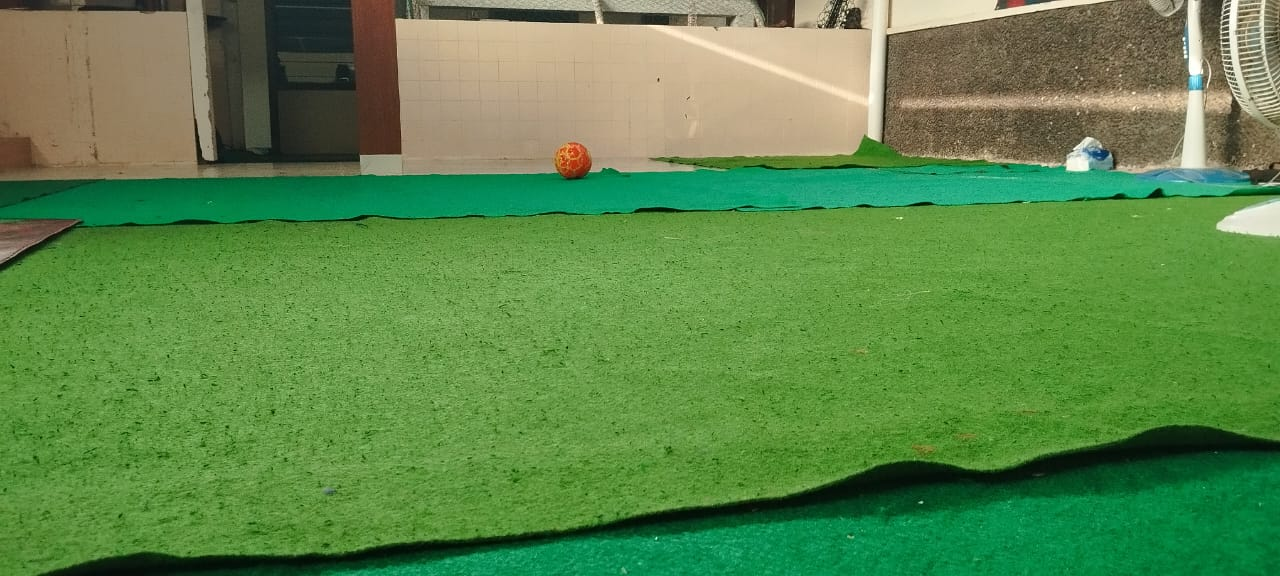
#> input picture deteksi bola/sample3.jpg, 1280 x 576 px, found by its file name
$ python img_research.py
#> lines starting #> are read from the running program, lines starting #| are printed output that depends on the picture; after the words box and inside, x2 and y2 are one past the last pixel; in counts of white or black regions, pixels touching at a corner belong together
import cv2
import numpy as np

def ball(frame):
    hsv = cv2.cvtColor(frame, cv2.COLOR_BGR2HSV)

    lower_orange = np.array([1, 80, 20])
    upper_orange = np.array([25, 255, 255])

    mask_ball = cv2.inRange(hsv, lower_orange, upper_orange)

    kernel = np.ones((15, 15), np.uint8)
    mask_ball = cv2.morphologyEx(mask_ball, cv2.MORPH_CLOSE, kernel)

    return mask_ball

def field(frame):
    low_green = np.array([30, 30, 45])
    up_green = np.array([85, 255, 255])

    hsv = cv2.cvtColor(frame, cv2.COLOR_BGR2HSV)
    kernel = cv2.getStructuringElement(cv2.MORPH_ELLIPSE, (3, 3))
    green_mask = cv2.inRange(hsv, low_green, up_green)
    green_mask1 = cv2.erode(green_mask, kernel, iterations=1)
    green_mask2 = cv2.dilate(green_mask1, kernel, iterations=6)

    contours, _ = cv2.findContours(green_mask2, cv2.RETR_EXTERNAL, cv2.CHAIN_APPROX_SIMPLE)

    largest_contour = max(contours, key=cv2.contourArea)

    hull = cv2.convexHull(largest_contour)

    # Buat mask untuk ROI
    mask = np.zeros_like(green_mask2)
    cv2.drawContours(mask, [hull], -1, 255, thickness=-1)  # Isi area dalam hull

    roi_frame = cv2.bitwise_and(frame, frame, mask=mask)

    return roi_frame, mask

def detect(mask_ball, mask_field, frame):
    blurred_ball_mask = cv2.GaussianBlur(mask_ball, (9, 9), 2)

    circles = cv2.HoughCircles(
        blurred_ball_mask,
        cv2.HOUGH_GRADIENT,
        dp=1.2,
        minDist=50,
        param1=50,
        param2=30,
        minRadius=1,
        maxRadius=1000
    )

    if circles is not None:
        circles = np.uint16(np.around(circles))
        for i in circles[0, :]:
            x, y, r = i[0], i[1], i[2]

            #cv2.circle(frame, (x, y), r, (0, 255, 0), 2)

            stroke = int(1.1 * r)
            line_y = y
            line_x_start = max(0, x - stroke)
            line_x_end = min(mask_ball.shape[1] - 1, x + stroke)

            orange_hline = mask_ball[line_y, line_x_start:line_x_end]

            first_orange = None
            last_orange = None

            for idx in range(orange_hline.shape[0]):
                if orange_hline[idx] == 255:
                    first_orange = line_x_start + idx
                    break

            for idx in range(orange_hline.shape[0] - 1, -1, -1):
                if orange_hline[idx] == 255:
                    last_orange = line_x_start + idx
                    break

            if last_orange is not None and first_orange is not None:
                total_x_pixel = last_orange - first_orange
            else:
                continue

            r_new = int(total_x_pixel/2)
            x_new = first_orange + int(total_x_pixel/2)

            line_x = x_new
            #print(r, " ", stroke, " ", y)
            line_y_start = int(y) - int(stroke)
            line_y_end = int(y) + int(stroke)

            orange_vline = mask_ball[line_y_start:line_y_end, line_x]
            #cv2.line(frame, (x_new, line_y_start), (x_new, line_y_end), (0, 255, 0), 2)

            top_orange = None
            bot_orange = None

            for idy in range(orange_vline.shape[0]):
                if orange_vline[idy] == 255:
                    top_orange = line_y_start + idy
                    break

            for idy in range(orange_vline.shape[0] - 1, -1, -1):
                if orange_vline[idy] == 255:
                    bot_orange = line_y_start + idy
                    break

            if top_orange is not None and bot_orange is not None:
                total_y_pixel = abs(top_orange - bot_orange)
            else:
                continue

            y_new= bot_orange - int(total_y_pixel/2)

            if y_new != y:
                line_y = y_new
                orange_hline = mask_ball[line_y, line_x_start:line_x_end]

                first_orange = None
                last_orange = None

                for idx in range(orange_hline.shape[0]):
                    if orange_hline[idx] == 255:
                        first_orange = line_x_start + idx
                        break

                for idx in range(orange_hline.shape[0] - 1, -1, -1):
                    if orange_hline[idx] == 255:
                        last_orange = line_x_start + idx
                        break

                if last_orange is not None and first_orange is not None:
                    total_x_pixel = last_orange - first_orange
                else:
                    continue
                r_new = int(total_x_pixel/2)
                x_new = first_orange + int(total_x_pixel/2)

            R = int(r_new * 1.5)  #jarak deteksi

            x1, y1 = max(x_new - R, 0), max(y_new - R, 0)
            x2, y2 = min(x_new + R, frame.shape[1]), min(y_new + R, frame.shape[0])
            #cv2.rectangle(frame, (x1, y1), (x2, y2), (0, 255, 0), 2)

            surrounding_field = mask_field[y1:y2, x1:x2]
            field_ratio = np.sum(surrounding_field == 255) / surrounding_field.size

            surrounding_ball = mask_ball[y1:y2, x1:x2]
            ball_ratio = np.sum(surrounding_ball == 255) / surrounding_ball.size

            if (field_ratio > 0.16 and ball_ratio < 0.47):
                cv2.line(frame, (x_new, y_new + r_new), (x_new, y_new - r_new), (0, 255, 0), 2)
                cv2.line(frame, (x_new - r_new, y_new), (x_new + r_new, y_new), (0, 255, 0), 2)
                cv2.circle(frame, (x_new, y_new), r_new, (0, 255, 0), 2)
            else:
                continue

            actual_diameter= 0.13 #meter
            focal_length= 714.1
            detected_diameter= total_x_pixel
            if detected_diameter==0:
                distance=0
            else:
                distance= (actual_diameter*focal_length)/detected_diameter
            text2 = f"Distance: {distance:.2f} meter"
            #text3 = f"ball: {ball_ratio:.2f}"
            #text4 = f"field: {field_ratio:.2f}"
            cv2.putText(frame, text2, (x_new - r_new, y_new + r_new + 40), cv2.FONT_HERSHEY_SIMPLEX, 0.6, (255, 255, 255), 2)
            #cv2.putText(frame, text3, (x, y), cv2.FONT_HERSHEY_SIMPLEX, 0.6, (255, 255, 255), 2)
            #cv2.putText(frame, text4, (x, y + 20), cv2.FONT_HERSHEY_SIMPLEX, 0.6, (255, 255, 255), 2)

            #print("distance= %.3f cm" %(distance*100))

            break

    return frame

img = cv2.imread(r"D:\GMRT\Altair\vision\Program deteksi bola\sample3.jpg")
#> img is the input picture: shape (576, 1280, 3); mean B, G, R 74.1, 135.5, 92.5

if img is None:
    print("Error: No image opened.")
    exit()

# [6 lines of commented-out code are left out]

height, width = img.shape[:2]

# Tentukan posisi X di tengah frame
center_x = width // 2

# Tentukan posisi Y untuk garis vertikal (dari atas ke bawah)
y_start = 0
y_end = height

# Gambar garis vertikal di tengah
cv2.line(img, (center_x, y_start), (center_x, y_end), (0, 0, 255), 2)
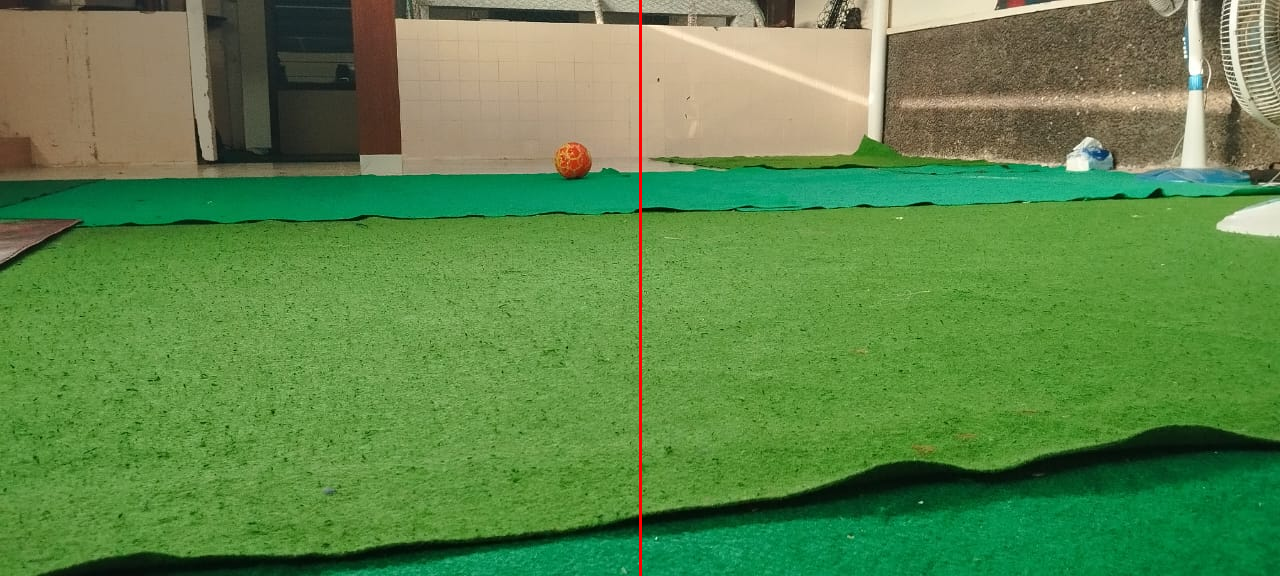
#> img: shape (576, 1280, 3); 0.23% of pixels changed, all inside (x1, y1, x2, y2) = (639, 0, 642, 576)


seg_field, mask_field = field(img)
#> in field, `green_mask = cv2.inRange(hsv, low_green, up_green)`:
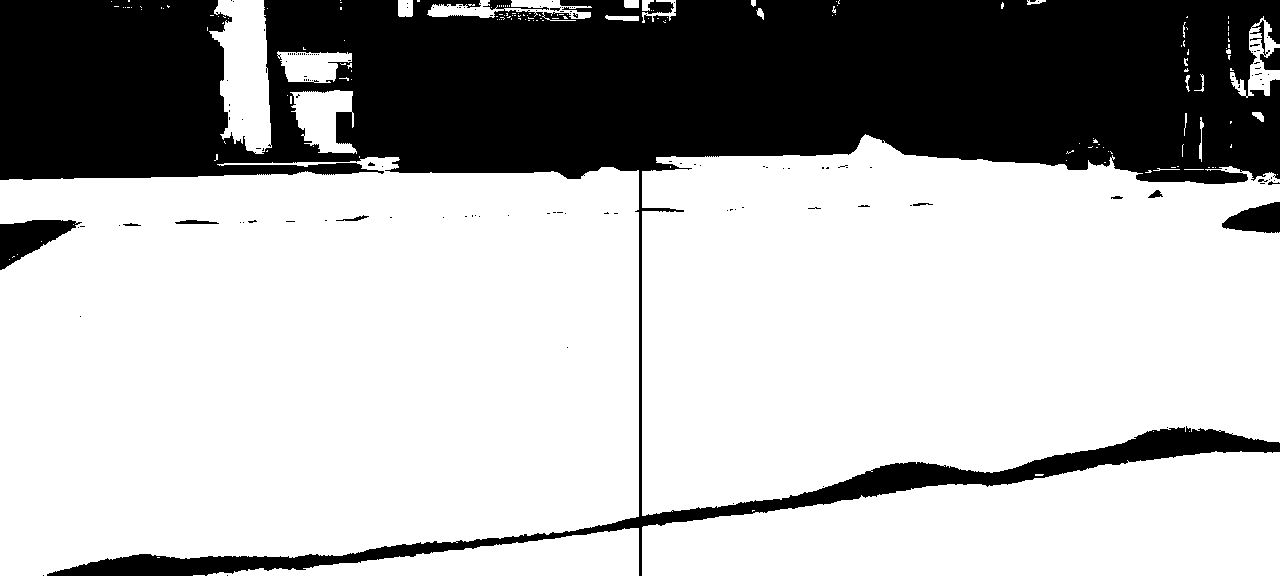
#> green_mask: shape (576, 1280); 69.8% white; 141 black regions (129 under 20 px), largest, box (x1, y1, x2, y2) and area: (0, 0, 1280, 576) 218875, (0, 220, 82, 270) 2076, (1222, 202, 1280, 233) 1230
#> in field, `green_mask2 = cv2.dilate(green_mask1, kernel, iterations=6)`:
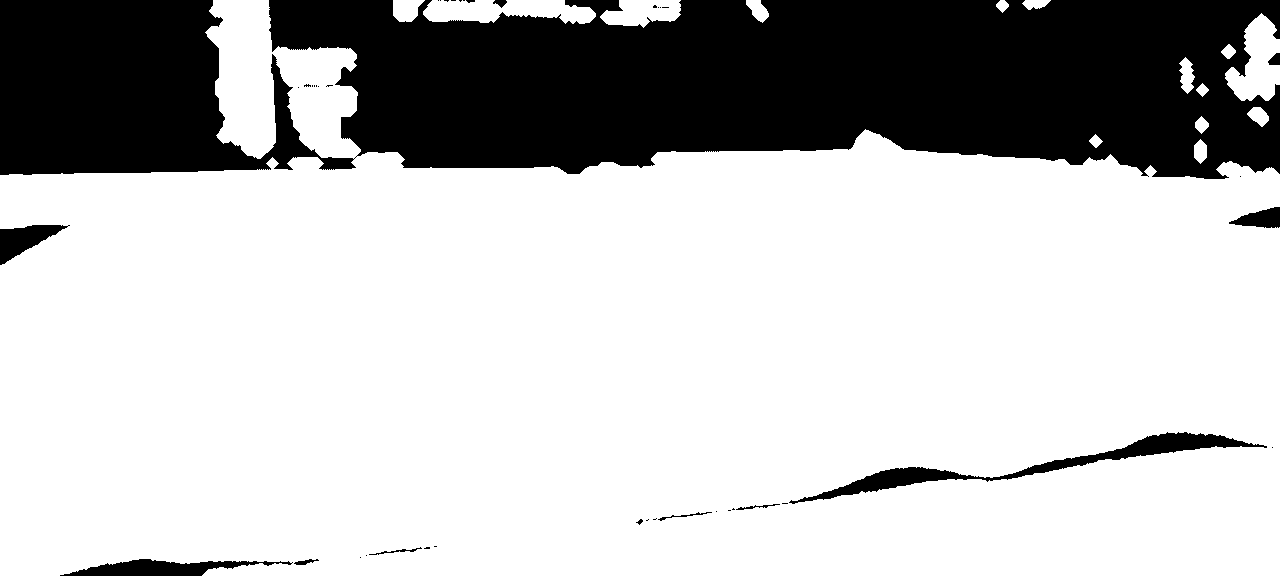
#> green_mask2: shape (576, 1280); 73.9% white; 42 black regions (30 under 20 px)
#> in field, `contours, _ = cv2.findContours(green_mask2, cv2.RETR_EXTERNAL, cv2.CHA..`: contours = 15 contours; largest, box (x1, y1, x2, y2) and area: (0, 0, 1280, 576) 537656, (423, 0, 596, 24) 2824, (1225, 13, 1280, 101) 2734, (600, 0, 681, 28) 1522, (393, 0, 425, 22) 492
#> in field, `largest_contour = max(contours, key=cv2.contourArea)`: largest_contour = contour of 817 points, box (x1, y1, x2, y2) (0, 0, 1280, 576), area 537656
#> in field, `hull = cv2.convexHull(largest_contour)`: hull = [[268, 0], [1271, 167], [1273, 168], [1279, 174], [1279, 575], [0, 575], [0, 175], [213, 0]]
mask_ball = ball(seg_field)
#> in ball, `mask_ball = cv2.morphologyEx(mask_ball, cv2.MORPH_CLOSE, kernel)`:
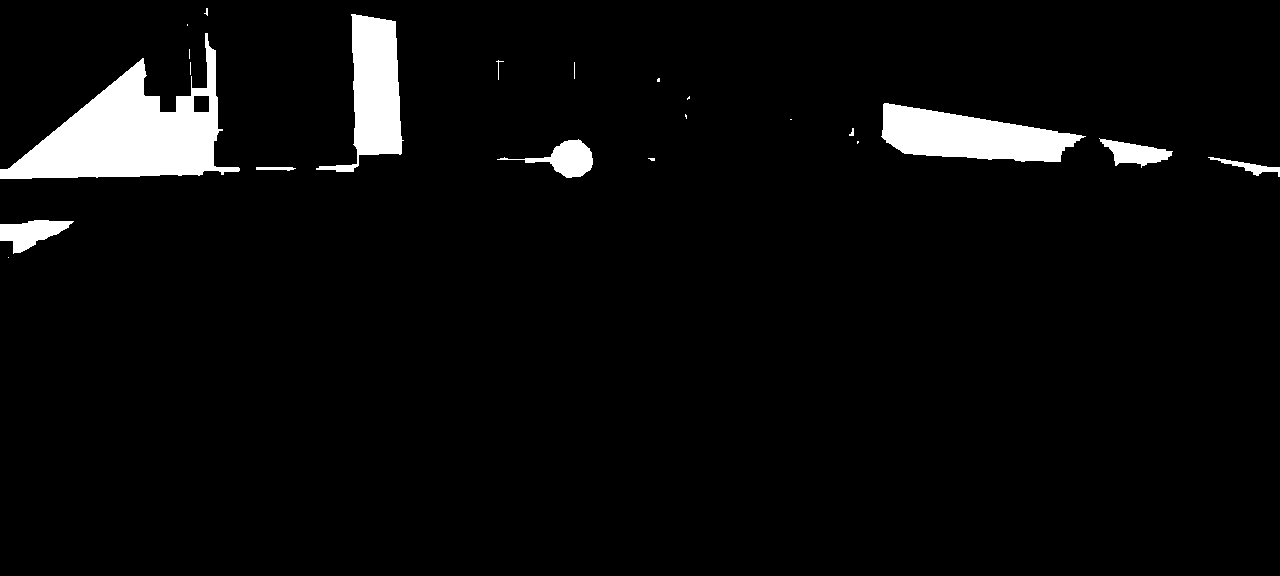
#> mask_ball: shape (576, 1280); 4.5% white; 22 white regions (12 under 20 px), largest, box (x1, y1, x2, y2) and area: (0, 33, 240, 179) 14870, (881, 103, 1086, 162) 7346, (316, 14, 404, 172) 6443
final_frame = detect(mask_ball, mask_field, img)
#> in detect, `circles = cv2.HoughCircles( blurred_ball_mask, cv2.HOUGH_GRADIENT, dp=..`: circles = 13 rows, first 8: [270.6, 66.6, 82.84], [725.4, 72.6, 510.2], [809.4, 72.6, 456.9], [571.8, 159, 20.44], [54.6, 69, 150.9], [922.2, 102.6, 52.48], [1138.2, 72.6, 90.52], [479.4, 102.6, 126.6]
#> in detect, `circles = np.uint16(np.around(circles))`: circles = 13 rows, first 8: [271, 67, 83], [725, 73, 510], [809, 73, 457], [572, 159, 20], [55, 69, 151], [922, 103, 52], [1138, 73, 91], [479, 103, 127]
#> the loop in detect, `for i in circles[0, :]:` made 2 passes
#> (x, y, r, stroke, line_x_start, line_x_end, total_x_pixel) on pass 2: (725, 73, 510, 561, 164, 1279, 833)
#> pass 2, in detect, `surrounding_field = mask_field[y1:y2, x1:x2]`:
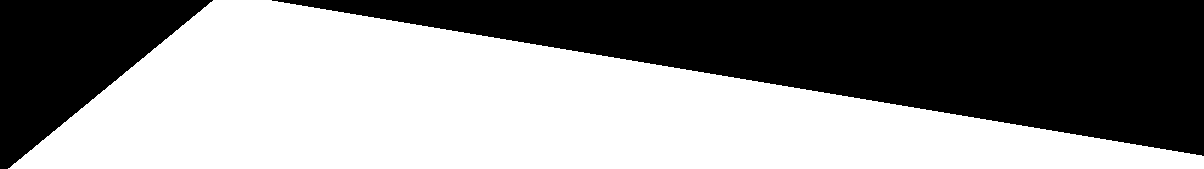
#> surrounding_field: shape (169, 1204); 55% white; 2 black regions, box (x1, y1, x2, y2) and area: (272, 0, 1204, 156) 72852, (0, 0, 213, 169) 18700
#> pass 2, in detect, `surrounding_ball = mask_ball[y1:y2, x1:x2]`:
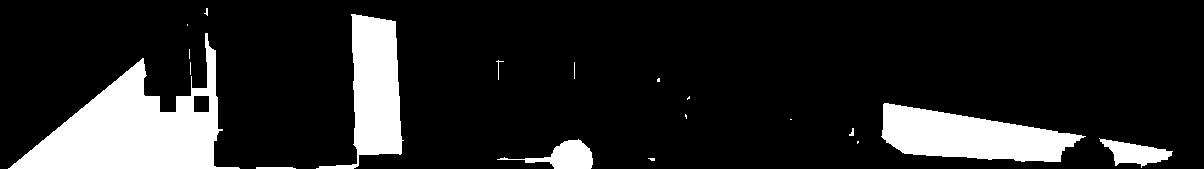
#> surrounding_ball: shape (169, 1204); 14.4% white; 19 white regions (11 under 20 px), largest, box (x1, y1, x2, y2) and area: (8, 33, 240, 169) 13130, (881, 103, 1086, 162) 7346, (316, 14, 404, 169) 6369

#cv2.imshow('mask field', mask_field)
#cv2.imshow('field', seg_field)
#
# cv2.imshow('mask ball', mask_ball)
cv2.imshow('ball detect', final_frame)

cv2.waitKey(0)
#out.release()
cv2.destroyAllWindows()

$ run again, with deteksi bola/sample1.jpg copied over deteksi bola/sample3.jpg
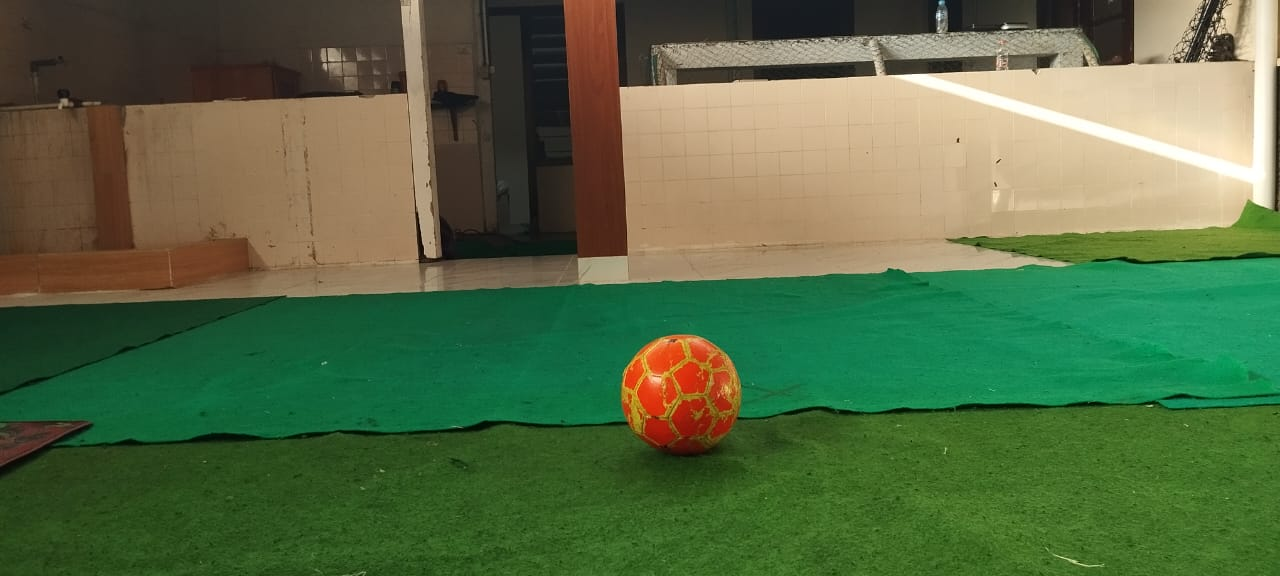
#> input picture deteksi bola/sample1.jpg, 1280 x 576 px, found by its file name
#> img is the input picture: shape (576, 1280, 3); mean B, G, R 68, 106.9, 86.6
#> img: shape (576, 1280, 3); 0.23% of pixels changed, all inside (x1, y1, x2, y2) = (639, 0, 642, 576)
#> in field, `green_mask = cv2.inRange(hsv, low_green, up_green)`:
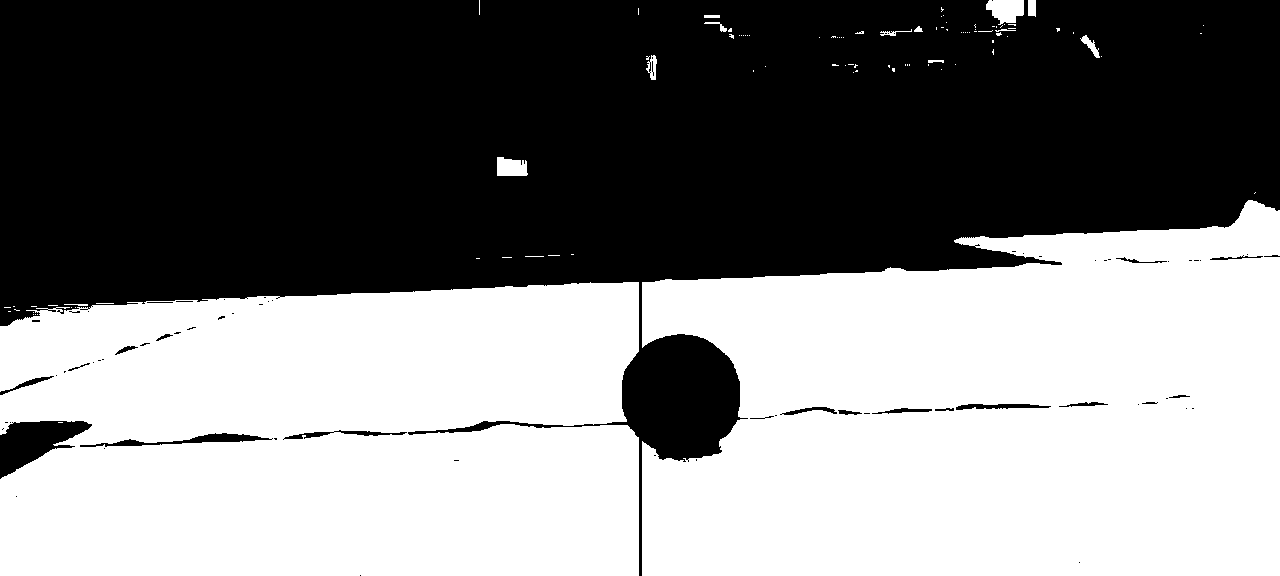
#> green_mask: shape (576, 1280); 50% white; 74 black regions (53 under 20 px), largest, box (x1, y1, x2, y2) and area: (0, 0, 1280, 576) 362678, (0, 421, 92, 479) 2788, (80, 433, 273, 447) 833
#> green_mask1: shape (576, 1280); 49.1% white; 26 white regions (19 under 20 px), largest, box (x1, y1, x2, y2) and area: (643, 201, 1280, 576) 191295, (0, 283, 638, 576) 169765, (987, 0, 1023, 23) 611
#> green_mask2: shape (576, 1280); 52.2% white; 3 black regions
#> contours = 11 contours; largest, box (x1, y1, x2, y2) and area: (0, 195, 1280, 576) 388878, (981, 0, 1041, 41) 1316, (492, 152, 533, 181) 920, (699, 10, 739, 43) 506, (641, 50, 662, 85) 424
#> largest_contour = contour of 394 points, box (x1, y1, x2, y2) (0, 195, 1280, 576), area 388878
#> hull = contour of 10 points, box (x1, y1, x2, y2) (0, 195, 1280, 576), area 414786
#> mask: shape (576, 1280); 56.5% white; 1 black region, box (x1, y1, x2, y2) and area: (0, 0, 1280, 321) 320903
#> in detect, `circles = cv2.HoughCircles( blurred_ball_mask, cv2.HOUGH_GRADIENT, dp=..`: circles = [[679.8, 394.2, 59.56]]
#> in detect, `circles = np.uint16(np.around(circles))`: circles = [[680, 394, 60]]
#> the loop in detect, `for i in circles[0, :]:` made 1 pass
#> (x, y, r, stroke, line_x_start, line_x_end, total_x_pixel) on pass 1: (680, 394, 60, 66, 614, 746, 117)
#> pass 1, in detect, `surrounding_ball = mask_ball[y1:y2, x1:x2]`:
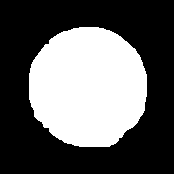
#> surrounding_ball: shape (174, 174); 37.5% white; 1 white region, box (x1, y1, x2, y2) and area: (29, 27, 147, 147) 11366
